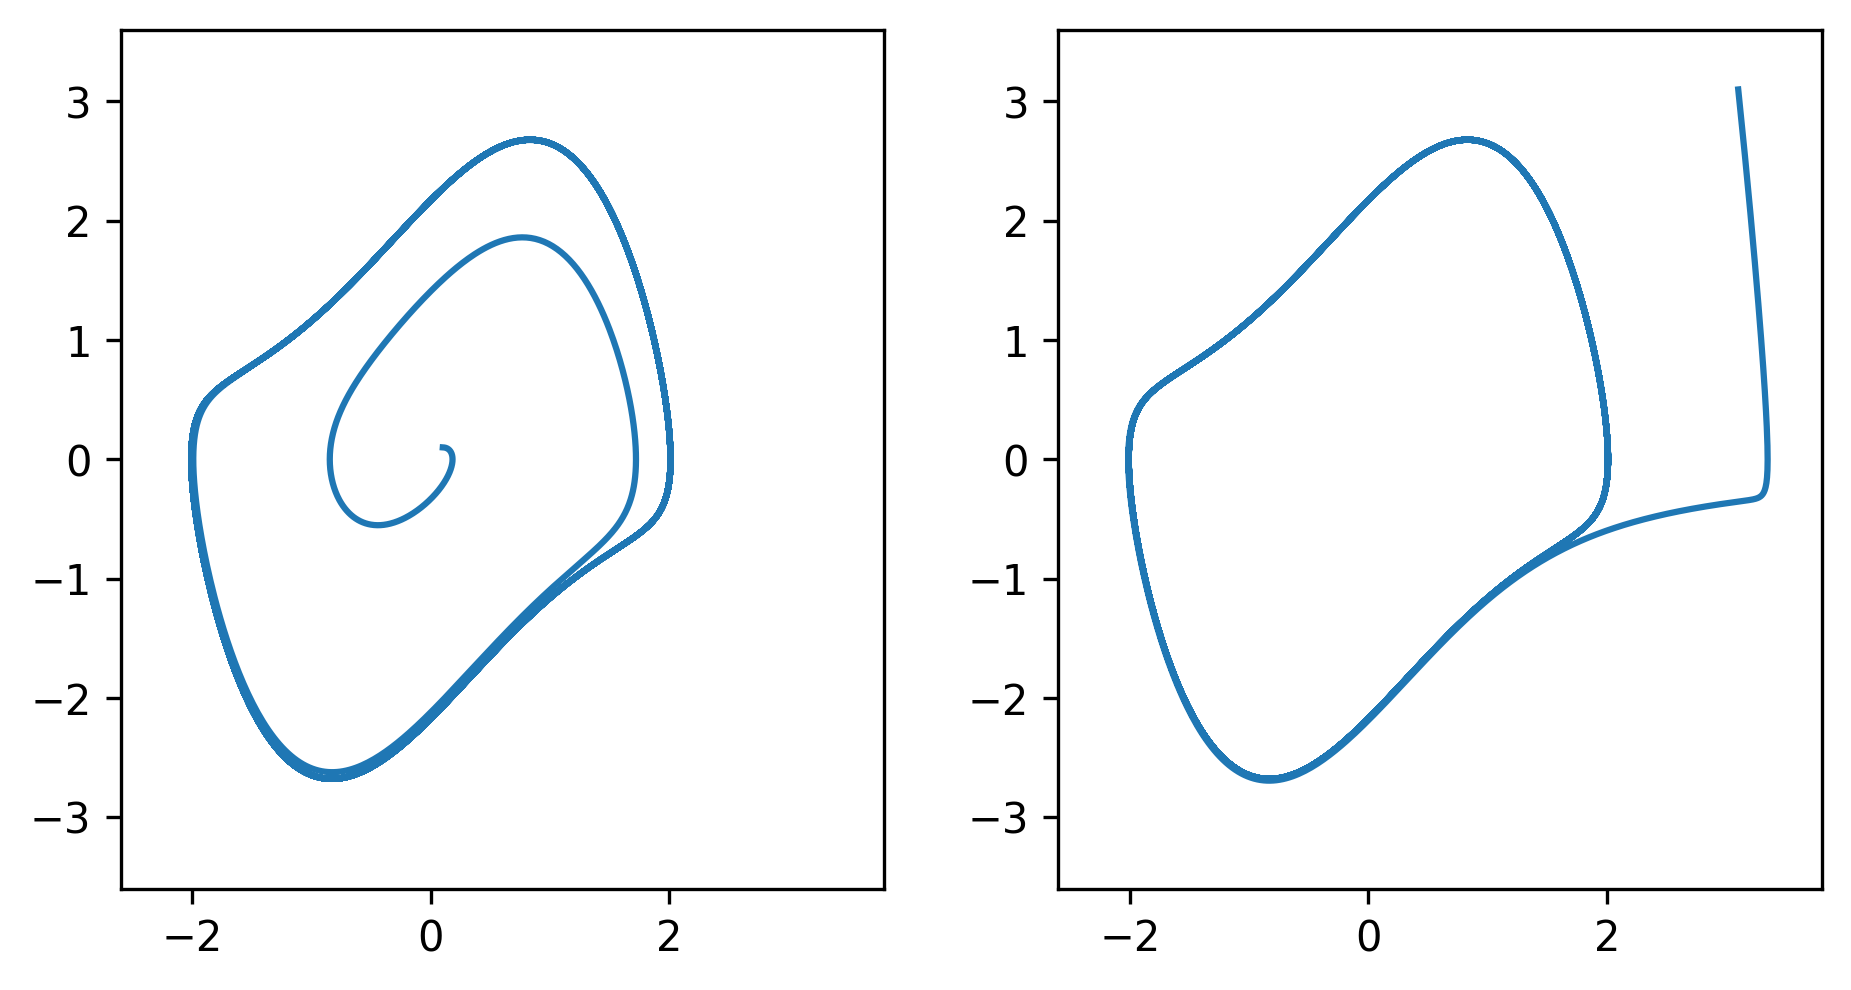

Reproduce this figure in Python.
import numpy as np
import matplotlib.pyplot as plt

# x'' - mu(1-x^2)x' + x = 0
# -> x' = y 
#    y' = mu(1-x^2)y - x
# ベクトル場を定義

mu = 1.0
def f(x: np.ndarray) -> np.ndarray:
  return np.array([
      x[1],
      mu * (1. - x[0]**2) * x[1] - x[0] 
  ])


# 平衡点
X = np.array([0.0, 0.0])

# 古典的ルンゲ=クッタ (４段陽的ルンゲ=クッタ)
def runge_kutta(x: np.ndarray, tau: float) -> np.ndarray:
    k1 = f(x)
    k2 = f(x + tau/2 * k1)
    k3 = f(x + tau/2 * k2)
    k4 = f(x + tau * k3)
    return x + tau/6 * (k1 + 2*k2 + 2*k3 + k4)

fig, ax = plt.subplots(1, 2)
fig.tight_layout()
ax[0].set_aspect('equal')
ax[1].set_aspect('equal')
# optional: fix axis limits (important!)
ax[0].set_xlim(-2.6, 3.8)
ax[0].set_ylim(-3.6, 3.6)
ax[1].set_xlim(-2.6, 3.8)
ax[1].set_ylim(-3.6, 3.6)

# 時間区間分割
T: float = 100
N: int = 10000
t = np.linspace(0, T, N+1)
tau: float = T/N

# initial condition
x0 = 0.1 
y0 = 0.1 

# 配列を初期化
x = np.empty((2, N+1), dtype = float)
x[:, :] = np.nan
x[:, 0] = [x0, y0]

# ルンゲ=クッタ法
for i in range(N):
  x[:, i+1] = runge_kutta(x[:, i], tau)
  if np.linalg.norm(x[:, i+1] - X) > 10.0:
    break

# プロット
ax[0].plot(x[0], x[1], color='tab:blue')

# initial condition
x0 = 3.1 
y0 = 3.1 

# 配列を初期化
x = np.empty((2, N+1), dtype = float)
x[:, :] = np.nan
x[:, 0] = [x0, y0]

# ルンゲ=クッタ法
for i in range(N):
  x[:, i+1] = runge_kutta(x[:, i], tau)
  if np.linalg.norm(x[:, i+1] - X) > 10.0:
    break

# プロット
ax[1].plot(x[0], x[1], color='tab:blue')
plt.savefig('van_der_Pol_oscillator.png', bbox_inches='tight', dpi=300)
plt.show()
# ax.plot(X[0], X[1], linestyle='None', marker='o', color='tab:red')
# ax.set_xlim([-0.15, 1.75])
# ax.set_ylim([-0.9, 0.9])
